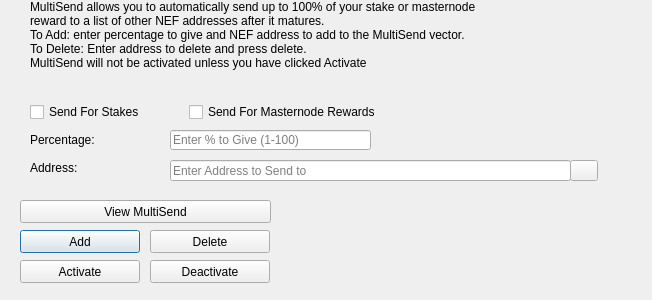
<?xml version="1.0" encoding="UTF-8"?>
<ui version="4.0">
 <class>MultiSendDialog</class>
 <widget class="QDialog" name="MultiSendDialog">
  <property name="windowModality">
   <enum>Qt::NonModal</enum>
  </property>
  <property name="geometry">
   <rect>
    <x>0</x>
    <y>0</y>
    <width>652</width>
    <height>300</height>
   </rect>
  </property>
  <property name="windowTitle">
   <string>MultiSend</string>
  </property>
  <widget class="QLineEdit" name="multiSendPercentEdit">
   <property name="geometry">
    <rect>
     <x>170</x>
     <y>130</y>
     <width>201</width>
     <height>20</height>
    </rect>
   </property>
   <property name="toolTip">
    <string>Enter whole numbers 1 - 100</string>
   </property>
   <property name="placeholderText">
    <string>Enter % to Give (1-100)</string>
   </property>
  </widget>
  <widget class="QLineEdit" name="multiSendAddressEdit">
   <property name="geometry">
    <rect>
     <x>170</x>
     <y>160</y>
     <width>401</width>
     <height>21</height>
    </rect>
   </property>
   <property name="toolTip">
    <string/>
   </property>
   <property name="placeholderText">
    <string>Enter Address to Send to</string>
   </property>
  </widget>
  <widget class="QLabel" name="label_2">
   <property name="geometry">
    <rect>
     <x>30</x>
     <y>0</y>
     <width>451</width>
     <height>121</height>
    </rect>
   </property>
   <property name="lineWidth">
    <number>1</number>
   </property>
   <property name="text">
    <string>MultiSend allows you to automatically send up to 100% of your stake or masternode reward to a list of other NEF addresses after it matures.
To Add: enter percentage to give and NEF address to add to the MultiSend vector.
To Delete: Enter address to delete and press delete.
MultiSend will not be activated unless you have clicked Activate</string>
   </property>
   <property name="alignment">
    <set>Qt::AlignLeading|Qt::AlignLeft|Qt::AlignTop</set>
   </property>
   <property name="wordWrap">
    <bool>true</bool>
   </property>
  </widget>
  <widget class="QLabel" name="message">
   <property name="geometry">
    <rect>
     <x>290</x>
     <y>200</y>
     <width>351</width>
     <height>91</height>
    </rect>
   </property>
   <property name="text">
    <string/>
   </property>
  </widget>
  <widget class="QPushButton" name="addButton">
   <property name="geometry">
    <rect>
     <x>20</x>
     <y>230</y>
     <width>120</width>
     <height>23</height>
    </rect>
   </property>
   <property name="toolTip">
    <string/>
   </property>
   <property name="statusTip">
    <string>Add to MultiSend Vector</string>
   </property>
   <property name="text">
    <string>Add</string>
   </property>
  </widget>
  <widget class="QPushButton" name="disableButton">
   <property name="geometry">
    <rect>
     <x>150</x>
     <y>260</y>
     <width>120</width>
     <height>23</height>
    </rect>
   </property>
   <property name="statusTip">
    <string>Deactivate MultiSend</string>
   </property>
   <property name="text">
    <string>Deactivate</string>
   </property>
  </widget>
  <widget class="QPushButton" name="addressBookButton">
   <property name="geometry">
    <rect>
     <x>570</x>
     <y>160</y>
     <width>28</width>
     <height>21</height>
    </rect>
   </property>
   <property name="toolTip">
    <string>Choose an address from the address book</string>
   </property>
   <property name="text">
    <string/>
   </property>
   <property name="icon">
    <iconset resource="../nef.qrc">
     <normaloff>:/icons/address-book</normaloff>:/icons/address-book</iconset>
   </property>
   <property name="shortcut">
    <string>Alt+A</string>
   </property>
   <property name="autoDefault">
    <bool>false</bool>
   </property>
  </widget>
  <widget class="QLabel" name="label">
   <property name="geometry">
    <rect>
     <x>30</x>
     <y>130</y>
     <width>121</width>
     <height>20</height>
    </rect>
   </property>
   <property name="toolTip">
    <string>Percentage of stake to send</string>
   </property>
   <property name="text">
    <string>Percentage:</string>
   </property>
  </widget>
  <widget class="QLabel" name="label_5">
   <property name="geometry">
    <rect>
     <x>30</x>
     <y>160</y>
     <width>111</width>
     <height>16</height>
    </rect>
   </property>
   <property name="toolTip">
    <string>Address to send portion of stake to</string>
   </property>
   <property name="text">
    <string>Address:</string>
   </property>
  </widget>
  <widget class="QPushButton" name="deleteButton">
   <property name="geometry">
    <rect>
     <x>150</x>
     <y>230</y>
     <width>120</width>
     <height>23</height>
    </rect>
   </property>
   <property name="toolTip">
    <string/>
   </property>
   <property name="statusTip">
    <string>Delete Address From MultiSend Vector</string>
   </property>
   <property name="text">
    <string>Delete</string>
   </property>
  </widget>
  <widget class="QPushButton" name="activateButton">
   <property name="geometry">
    <rect>
     <x>20</x>
     <y>260</y>
     <width>120</width>
     <height>23</height>
    </rect>
   </property>
   <property name="statusTip">
    <string>Activate MultiSend</string>
   </property>
   <property name="text">
    <string>Activate</string>
   </property>
  </widget>
  <widget class="QPushButton" name="viewButton">
   <property name="geometry">
    <rect>
     <x>20</x>
     <y>200</y>
     <width>251</width>
     <height>23</height>
    </rect>
   </property>
   <property name="toolTip">
    <string/>
   </property>
   <property name="statusTip">
    <string>View MultiSend Vector</string>
   </property>
   <property name="text">
    <string>View MultiSend</string>
   </property>
  </widget>
  <widget class="QWidget" name="horizontalLayoutWidget">
   <property name="geometry">
    <rect>
     <x>30</x>
     <y>100</y>
     <width>351</width>
     <height>24</height>
    </rect>
   </property>
   <layout class="QHBoxLayout" name="horizontalLayout">
    <item>
     <widget class="QCheckBox" name="multiSendStakeCheckBox">
      <property name="text">
       <string>Send For Stakes</string>
      </property>
     </widget>
    </item>
    <item>
     <widget class="QCheckBox" name="multiSendMasternodeCheckBox">
      <property name="text">
       <string>Send For Masternode Rewards</string>
      </property>
     </widget>
    </item>
   </layout>
  </widget>
 </widget>
 <resources>
  <include location="../nef.qrc"/>
 </resources>
 <connections/>
</ui>
